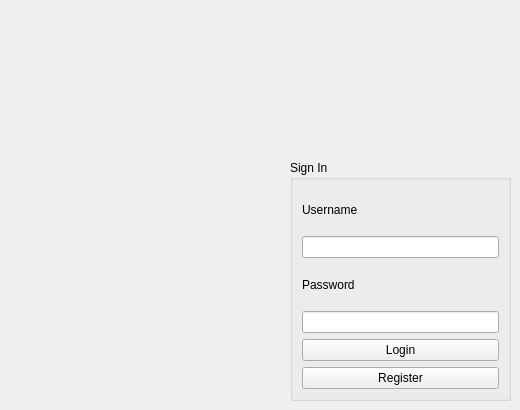
    <widget class="QWidget" name="login_page">
     <widget class="QGroupBox" name="groupBox">
      <property name="geometry">
       <rect>
        <x>290</x>
        <y>160</y>
        <width>221</width>
        <height>241</height>
       </rect>
      </property>
      <property name="title">
       <string>Sign In</string>
      </property>
      <layout class="QVBoxLayout" name="verticalLayout">
       <item>
        <widget class="QLabel" name="label_42">
         <property name="text">
          <string>Username</string>
         </property>
        </widget>
       </item>
       <item>
        <widget class="QLineEdit" name="l_uname"/>
       </item>
       <item>
        <widget class="QLabel" name="label_43">
         <property name="text">
          <string>Password</string>
         </property>
        </widget>
       </item>
       <item>
        <widget class="QLineEdit" name="l_pass">
         <property name="echoMode">
          <enum>QLineEdit::Password</enum>
         </property>
        </widget>
       </item>
       <item>
        <widget class="QPushButton" name="push_login">
         <property name="text">
          <string>Login</string>
         </property>
        </widget>
       </item>
       <item>
        <widget class="QPushButton" name="push_register">
         <property name="text">
          <string>Register</string>
         </property>
        </widget>
       </item>
      </layout>
     </widget>
    </widget>
